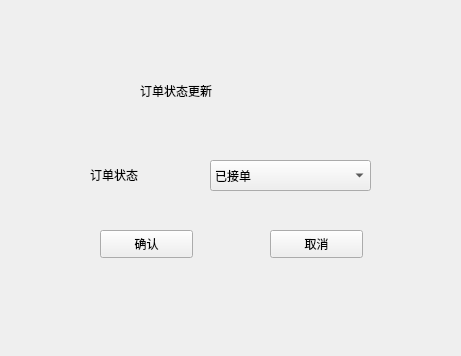
<?xml version="1.0" encoding="UTF-8"?>
<ui version="4.0">
 <class>orderstatus</class>
 <widget class="QMainWindow" name="orderstatus">
  <property name="geometry">
   <rect>
    <x>0</x>
    <y>0</y>
    <width>461</width>
    <height>356</height>
   </rect>
  </property>
  <property name="windowTitle">
   <string>MainWindow</string>
  </property>
  <widget class="QWidget" name="centralwidget">
   <widget class="QPushButton" name="pushButton_2">
    <property name="geometry">
     <rect>
      <x>270</x>
      <y>230</y>
      <width>93</width>
      <height>28</height>
     </rect>
    </property>
    <property name="styleSheet">
     <string notr="true">font: 10pt &quot;黑体&quot;;</string>
    </property>
    <property name="text">
     <string>取消</string>
    </property>
   </widget>
   <widget class="QComboBox" name="comboBox">
    <property name="geometry">
     <rect>
      <x>210</x>
      <y>160</y>
      <width>161</width>
      <height>31</height>
     </rect>
    </property>
    <property name="styleSheet">
     <string notr="true">font: 14pt &quot;黑体&quot;;</string>
    </property>
    <item>
     <property name="text">
      <string>已接单</string>
     </property>
    </item>
    <item>
     <property name="text">
      <string>上门维修</string>
     </property>
    </item>
    <item>
     <property name="text">
      <string>预约维修时间</string>
     </property>
    </item>
   </widget>
   <widget class="QPushButton" name="pushButton">
    <property name="geometry">
     <rect>
      <x>100</x>
      <y>230</y>
      <width>93</width>
      <height>28</height>
     </rect>
    </property>
    <property name="styleSheet">
     <string notr="true">font: 10pt &quot;黑体&quot;;</string>
    </property>
    <property name="text">
     <string>确认</string>
    </property>
   </widget>
   <widget class="QLabel" name="label_2">
    <property name="geometry">
     <rect>
      <x>90</x>
      <y>164</y>
      <width>101</width>
      <height>21</height>
     </rect>
    </property>
    <property name="styleSheet">
     <string notr="true">font: 14pt &quot;黑体&quot;;</string>
    </property>
    <property name="text">
     <string>订单状态</string>
    </property>
   </widget>
   <widget class="QLabel" name="label">
    <property name="geometry">
     <rect>
      <x>140</x>
      <y>60</y>
      <width>271</width>
      <height>61</height>
     </rect>
    </property>
    <property name="styleSheet">
     <string notr="true">font: 18pt &quot;黑体&quot;;</string>
    </property>
    <property name="text">
     <string>订单状态更新</string>
    </property>
   </widget>
  </widget>
 </widget>
 <resources/>
 <connections/>
</ui>
